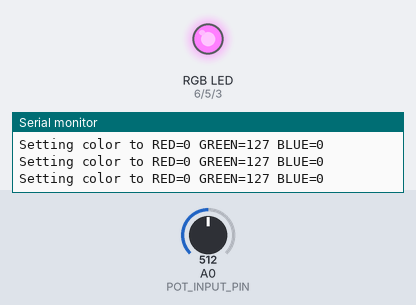
Simulated run of this sketch. Board: Arduino Uno, built with avr-gcc and run on an emulated ATmega328P. Parts: an RGB LED mixed from three pins (HIGH = lit), the last lines printed to the serial monitor. Inputs (shaded band) come from the test bench; at power-on: A0 (POT_INPUT_PIN) = 512.

Above: at 1.2 s.
1.3 s: A0 (POT_INPUT_PIN) set to 417
At 3.9 s:
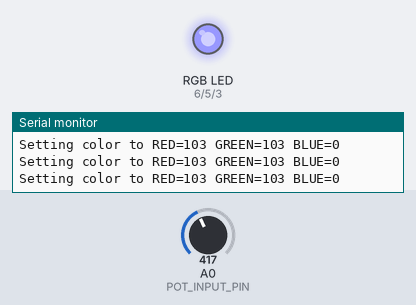
4.3 s: A0 (POT_INPUT_PIN) set to 387
At 6.0 s:
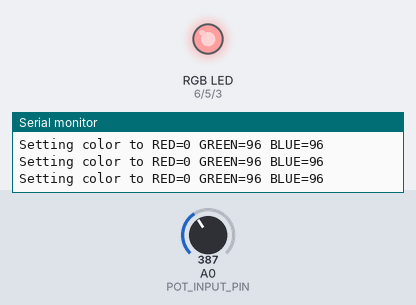
7.3 s: A0 (POT_INPUT_PIN) set to 511
At 9.8 s:
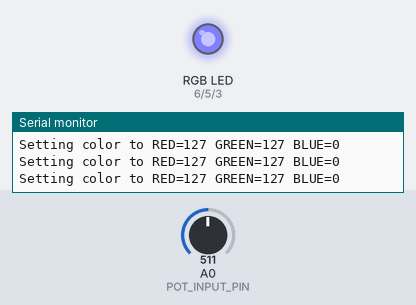
10.3 s: A0 (POT_INPUT_PIN) set to 122
13.3 s: A0 (POT_INPUT_PIN) set to 716
At 14.2 s:
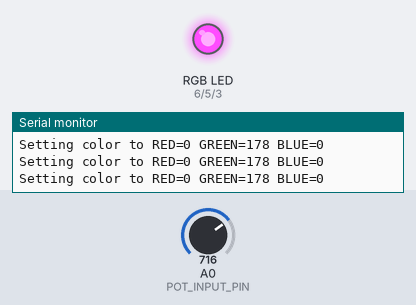
14.9 s: A0 (POT_INPUT_PIN) set to 900
Timing chart, 0 to 27.2 s (numbered marks = the images above; inputs shaded):
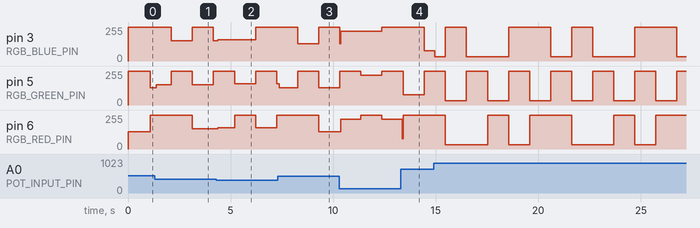

The sketch:

TrimpotRGBBrightness.ino
```cpp
/*
 * This example reads in a potentiometer value (from A0) and sets the brightness
 * of an RGB LED. For a simpler though less responsive version of this program, see
 * TrimpotRGBBrightnessSimple.
 *
 * By Jon Froehlich
 * http://makeabilitylab.io
 *
 * Adapted from https://learn.adafruit.com/adafruit-arduino-lesson-3-rgb-leds?view=all
 */

// Change this to 0 if you are working with a common cathode RGB LED
// We purchased Common Anode RGB LEDs for class: https://www.adafruit.com/product/159
const boolean COMMON_ANODE = true;

const int RGB_RED_PIN = 6;
const int RGB_GREEN_PIN  = 5;
const int RGB_BLUE_PIN  = 3;
const int POT_INPUT_PIN = A0;
const int INTERVAL = 1000; // interval in ms between changing colors

long _timestampLastColorChange = 0;

int _colors[][3] = {
                     {255,0,0}, // red
                     {0,255,0}, // green
                     {0,0,255},   // blue
                     {255,255,0}, // yellow
                     {255,0,255}, // purple
                     {0,255,255}, // aqua
                   };

int NUM_COLORS = 6;

int _curColorIndex = 0; // used to loop through colors

void setup() {
  // Set the RGB pins to output
  pinMode(RGB_RED_PIN, OUTPUT);
  pinMode(RGB_GREEN_PIN, OUTPUT);
  pinMode(RGB_BLUE_PIN, OUTPUT);

  // Turn on Serial so we can verify expected colors via Serial Monitor
  Serial.begin(9600);
}

void loop() {

  // read the potentiometer value
  int potVal = analogRead(POT_INPUT_PIN);

  // convert potentiometer value to a fraction between 0 and 1 where
  // 1 is brightest (1023 is the maximum analog input value).
  float brightness = potVal / 1023.0;

  setColor(_colors[_curColorIndex][0], _colors[_curColorIndex][1], _colors[_curColorIndex][2], brightness);

  // We *don't* use delay() function calls here because delays cause our
  // program to wait and not do anything. But we want our prototype to be responsive!
  // We want the RGB LED brightness to instantly respond to changes in the potentiometer
  // So, we call loop() as fast as possible with no delays and just track how long
  // we've been in each color state--once we've passed the INTERVAL threshold, we move
  // to the next color
  unsigned long timestampInMillis = millis();
  if(timestampInMillis - _timestampLastColorChange > INTERVAL) {
    _curColorIndex = _curColorIndex + 1;
    _timestampLastColorChange = timestampInMillis;
  }

  if(_curColorIndex >= NUM_COLORS){
    _curColorIndex = 0;
  }
}

/**
 * setColor takes in values between 0 - 255 for the amount of red, green, and blue, respectively
 * where 255 is the maximum amount of that color and 0 is none of that color. You can illuminate
 * all colors by intermixing different combinations of red, green, and blue. The function also takes
 * in a brightness value between 0 and 1
 *
 * This function is based on https://gist.github.com/jamesotron/766994
 *
 */
void setColor(int red, int green, int blue, float brightness)
{

  // set the color brightness
  red = red * brightness;
  green = green * brightness;
  blue = blue * brightness;

  Serial.print("Setting color to");
  Serial.print(" RED=");
  Serial.print(red);
  Serial.print(" GREEN=");
  Serial.print(green);
  Serial.print(" BLUE=");
  Serial.println(blue);

  // If a common anode LED, invert values
  if(COMMON_ANODE == true){
    red = 255 - red;
    green = 255 - green;
    blue = 255 - blue;
  }
  analogWrite(RGB_RED_PIN, red);
  analogWrite(RGB_GREEN_PIN, green);
  analogWrite(RGB_BLUE_PIN, blue);
}
```

Measured:
- the behaviour switches between 402 and 401 on A0 (POT_INPUT_PIN) (found by bisection; images 1 and 2)
- after the input at 1.3 s, pin 6 (RGB_RED_PIN): 255/255 → 152/255 after 1.8 s
- after the input at 4.3 s, pin 3 (RGB_BLUE_PIN): 152/255 → 159/255 after 0.08 s, → 255/255 1.8 s later
- after the input at 7.3 s, pin 6 (RGB_RED_PIN): 255/255 → 128/255 after 2.0 s
- after the input at 13.3 s, pin 3 (RGB_BLUE_PIN): 255/255 → 77/255 after 1.1 s; pin 6 (RGB_RED_PIN): 225/255 → 255/255 after 0.08 s
- by itself, pin 5 (RGB_GREEN_PIN): alternates 255/255 for 1.0 s and 31/255 for 1.0 s
